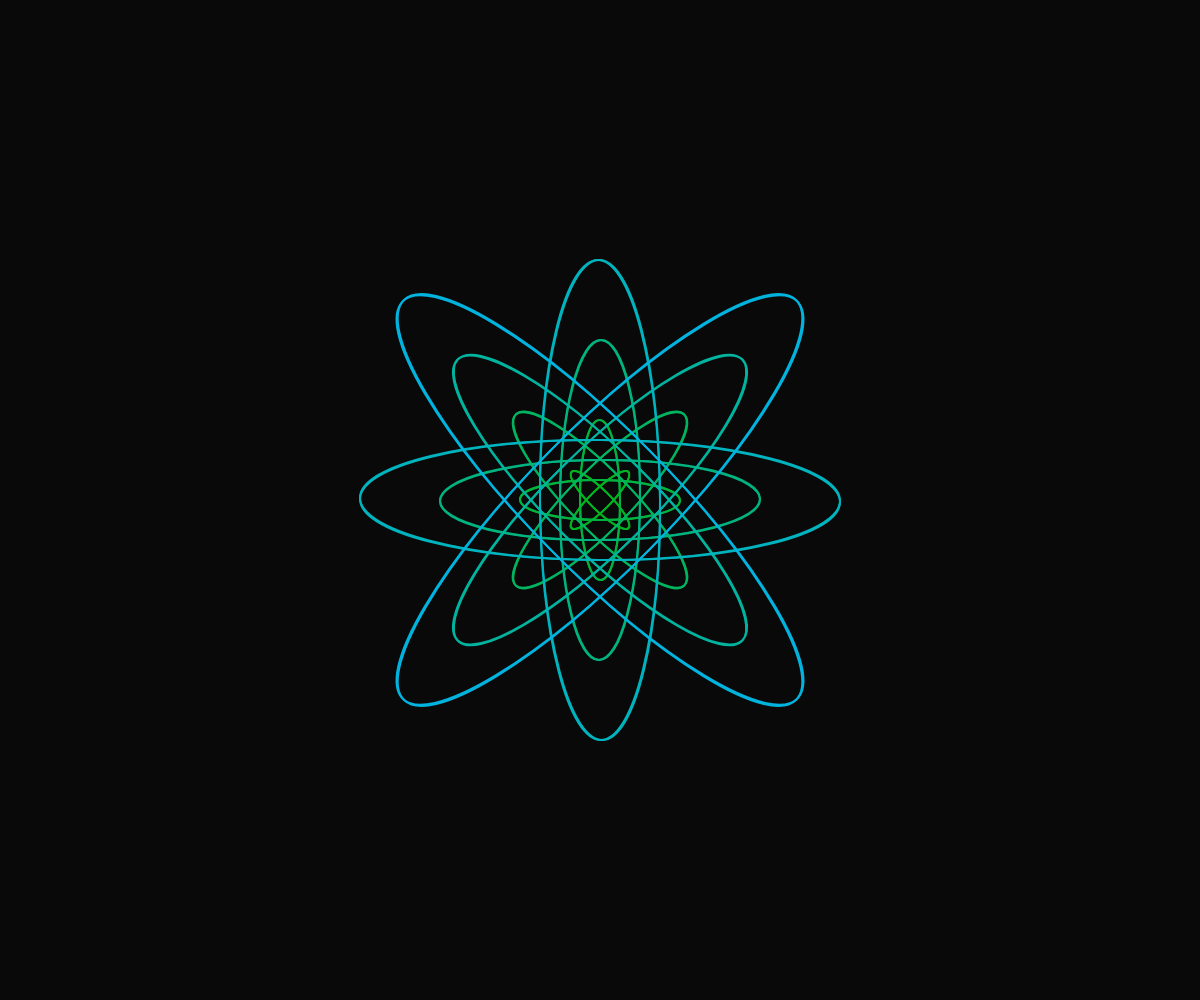
Frame 1 (no input)
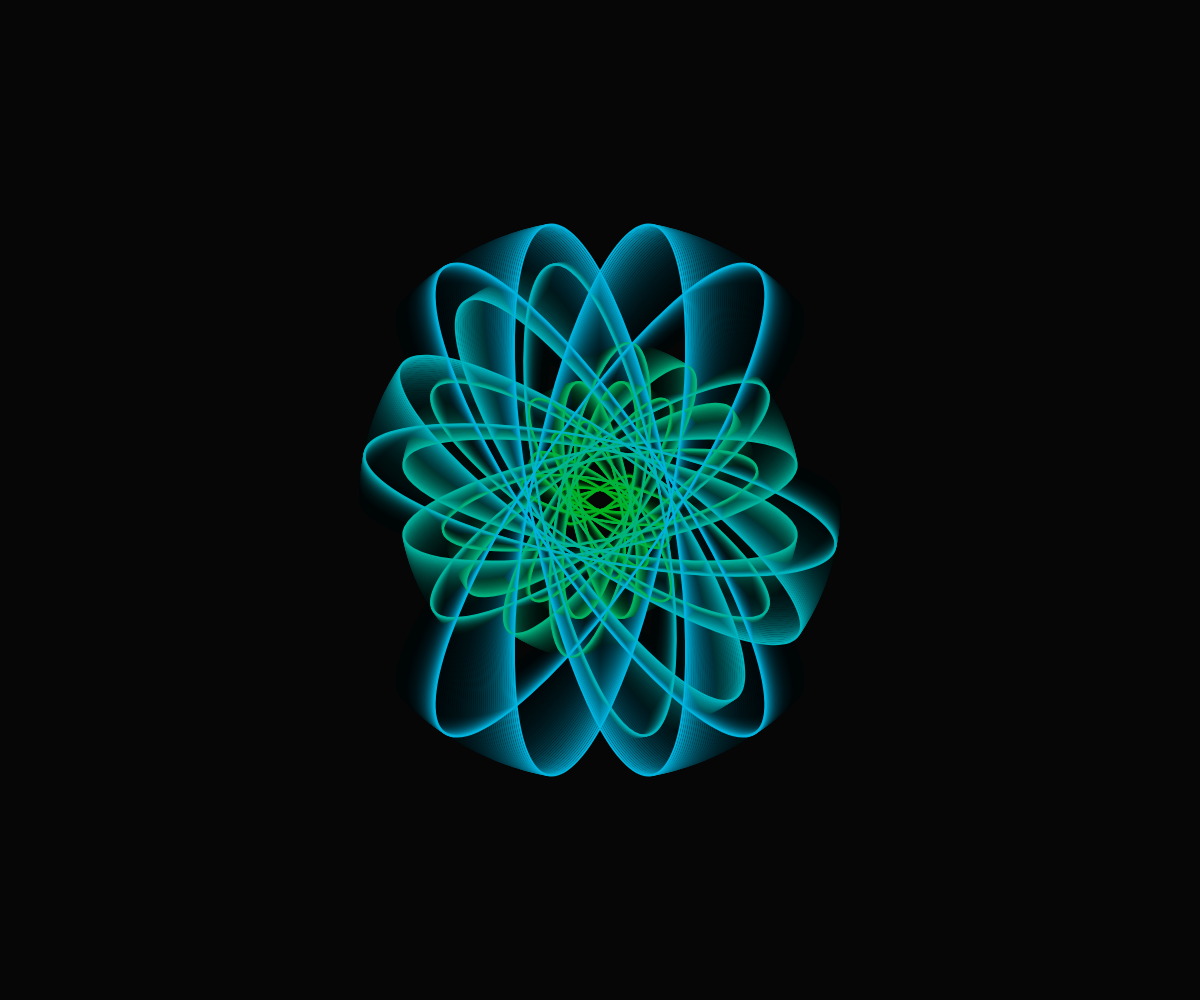
Frame 60 (no input)
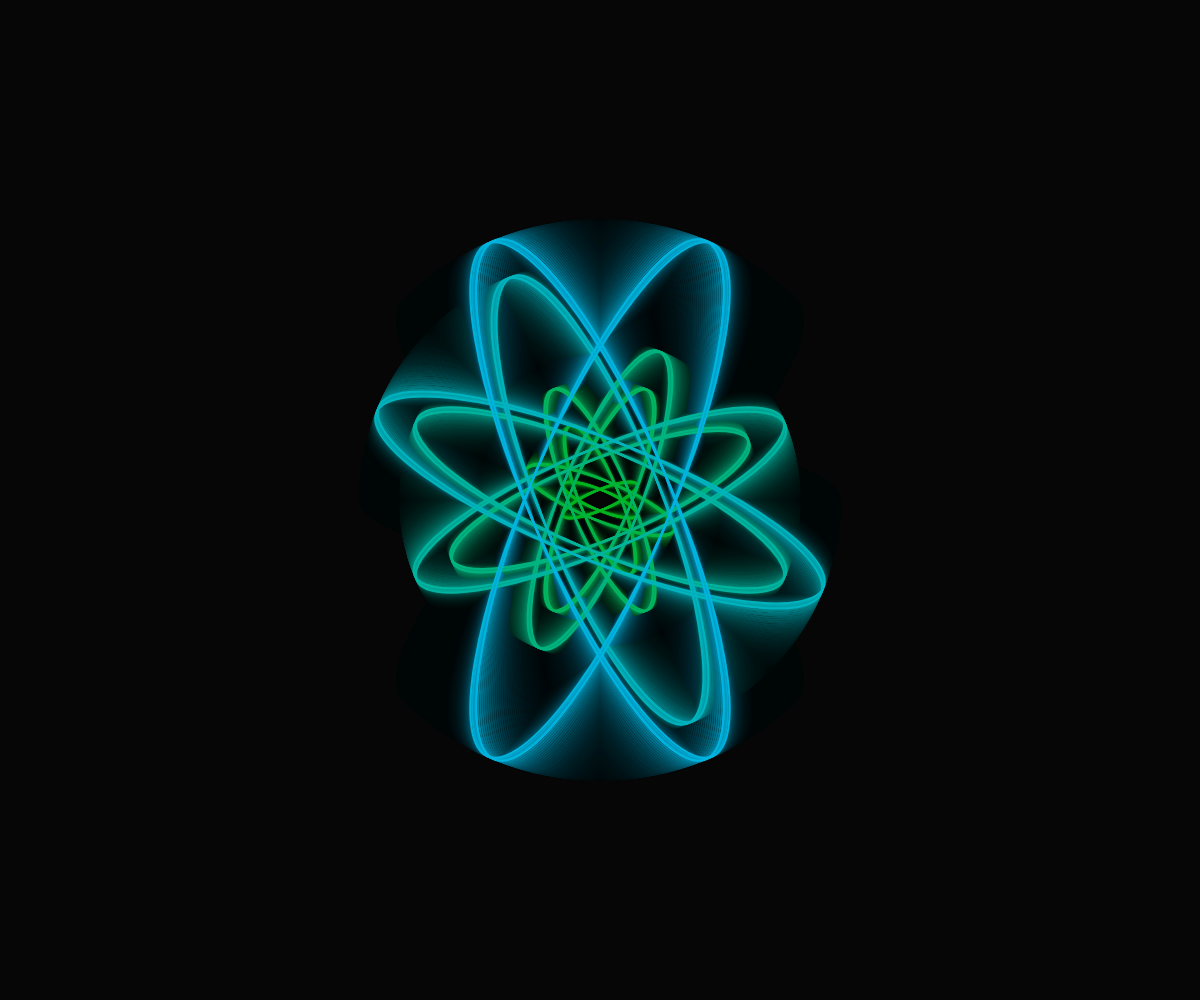
Frame 120 (the mouse pressed at the canvas centre since frame 60)

The p5.js sketch that drew these frames (run headless with seeded random() and noise() and a simulated clock; from frame 60 on, the mouse is pressed at the canvas centre):

// p5.js sketch
// ── sketch.js
function setup() {
  createCanvas(windowWidth, windowHeight);
  background(10, 10, 10);
  noFill();
  frameRate(30);
}

function draw() {
  background(10, 10, 10, 20);
  translate(width / 2, height / 2);
  //rotate(frameCount/100);

  for (var i = 1; i < 8; i++) {
    rotate(PI / 4);
    stroke(0, 180, i * 255 / 8);
    strokeWeight(2);

    push();
    rotate(-frameCount / 100);
    ellipse(0, 0, i * 80, i * 20);
    pop();

    push();
    rotate(frameCount / 100);
    ellipse(0, 0, i * 20, i * 80);
    pop();

    push();
    rotate(-frameCount / 300);
    ellipse(0, 0, i * 80, i * 20);
    pop();

    push();
    rotate(frameCount / 300)
    ellipse(0, 0, i * 20, i * 80);
    pop();
  }
}
